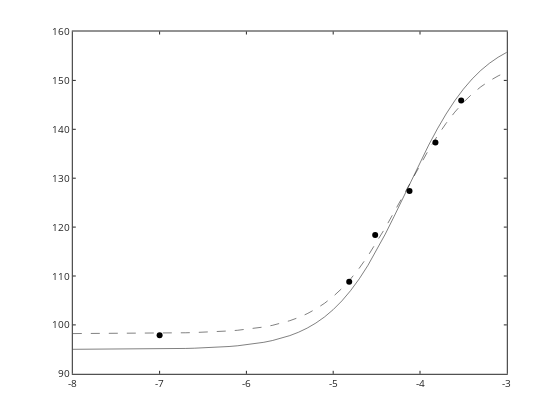

Source (notebook cell):
### Code cell
% process the data
pH=mean(originalsamplemVnpH(:,1))
mVAoriginal=(originalsamplemVnpH(:,2));
addedCuvol=data(:,1)'*1e-6;
pHcalib=data(:,3);

mVA=data(:,2)'; Emeas=mVA; CuTmeas=1e-7; CuT=CuTmeas;
CuTplus=(CuTmeas*(VT)+addedCuvol*stockCuconc)./(VT+addedCuvol);

%chlorocorrecxtion
%BF1=2.49; BF2=1.14; BF3=0.9; ClT=4.9904e-4; %from Inorg. Chem. 1983. 22. 3323-3326.
%CuTplus=CuTplus./(1+BF1*ClT+BF2*ClT^2+BF3*ClT^3);

%determine free Cu for the sample using the method of Tait et al.
m1=59.2/2; Eacid=Emeas(1); Eorig=mean(mVAoriginal); %m=param(1); 
Eo1=Eacid-(m1)*log10(CuT);
logCuonept=(Eorig-Eo1)/m1
%determine free Cu for the sample using the method of Tait et al. but use measured slope
param1=polyfit(log10(CuTplus(2:end)),Emeas(2:end),1); m2=param1(1);
Eacid=Emeas(1); Eorig=mean(mVAoriginal); 
Eo2=Eacid-(m2)*log10(CuT);
logCuoneptmeasuredslope=(Eorig-Eo2)/m2
%determine free Cu using all the calibration points
param2=polyfit(log10(CuTplus(1:end)),Emeas(1:end),1);
logCufullcalib=(mean(mVAoriginal)-param2(2))/param2(1)
%determine free Cu using high Cu additions (linear part)
param3=polyfit(log10(CuTplus(2:end)),Emeas(2:end),1);
logCulinearcalib=(mean(mVAoriginal)-param3(2))/param3(1)
%determine free Cu using two lowest points.  variable slope method like Marcinek et al.
param4=polyfit(log10(CuTplus(1:2)),Emeas(1:2),1);
logCulowslopecalib=(mean(mVAoriginal)-param4(2))/param4(1)

%use logisticmodel
logisticfunction = @(p,logx) (p(1)+(p(2)-p(1))./(1+10.^(p(3)-logx)*p(4)));
errfunction=@(p,logx,Emeas) (log10(sum((Emeas-logisticfunction(p,logx)).^2)));
ptst=[95 160 -4 0.7];
logx=-8:0.1:-3; model=logisticfunction(ptst,logx);
err=errfunction(ptst,log10(CuTplus),Emeas)
plot(log10(CuTplus),Emeas,'ko')
hold on
plot(logx,model,'k-')
% now best fit
options = optimset('Display','off','TolFun',1e-4,'TolX',1e-4);
pbest=fminsearch(@(p) errfunction(p,log10(CuTplus),Emeas),ptst,options)
model=logisticfunction(pbest,logx);
plot(logx,model,'k--')

### Figure 1 — Plotly figure (JSON) as saved in the notebook; plotly's stock layout.template omitted (floating-point values rounded to 4 significant figures)
{"data": [{"line": {"color": "rgb(0, 0, 0)", "width": 0.5}, "marker": {"color": "rgb(0, 0, 0)", "line": {"color": "rgb(0, 0, 0)"}, "size": 6, "symbol": "circle"}, "mode": "markers", "name": "", "showlegend": false, "type": "scatter", "visibility": true, "x": [-7, -4.816, -4.516, -4.121, -3.822, -3.525], "xaxis": "x", "y": [97.9, 108.8, 118.4, 127.4, 137.3, 145.9], "yaxis": "y"}, {"line": {"color": "rgb(0, 0, 0)", "dash": "solid", "width": 0.5}, "marker": {"color": "rgb(0, 0, 0)", "line": {"color": "rgb(0, 0, 0)"}, "size": 6, "symbol": "none"}, "mode": "lines", "name": "", "showlegend": false, "type": "scatter", "visibility": true, "x": [-8, -7.9, -7.8, -7.7, -7.6, -7.5, -7.4, -7.3, -7.2, -7.1, -7, -6.9, -6.8, -6.7, -6.6, -6.5, -6.4, -6.3, -6.2, -6.1, -6, -5.9, -5.8, -5.7, -5.6, -5.5, -5.4, -5.3, -5.2, -5.1, -5, -4.9, -4.8, -4.7, -4.6, -4.5, -4.4, -4.3, -4.2, -4.1, -4, -3.9, -3.8, -3.7, -3.6, -3.5, -3.4, -3.3, -3.2, -3.1, -3], "xaxis": "x", "y": [95.01, 95.01, 95.01, 95.02, 95.02, 95.03, 95.04, 95.05, 95.06, 95.07, 95.09, 95.12, 95.15, 95.18, 95.23, 95.29, 95.37, 95.46, 95.58, 95.73, 95.92, 96.15, 96.44, 96.8, 97.25, 97.81, 98.5, 99.34, 100.4, 101.6, 103.1, 104.9, 107.0, 109.4, 112.2, 115.2, 118.6, 122.1, 125.8, 129.6, 133.2, 136.8, 140.1, 143.1, 145.8, 148.2, 150.3, 152.0, 153.5, 154.7, 155.7], "yaxis": "y"}, {"line": {"color": "rgb(0, 0, 0)", "dash": "dash", "width": 0.5}, "marker": {"color": "rgb(0, 0, 0)", "line": {"color": "rgb(0, 0, 0)"}, "size": 6, "symbol": "none"}, "mode": "lines", "name": "", "showlegend": false, "type": "scatter", "visibility": true, "x": [-8, -7.9, -7.8, -7.7, -7.6, -7.5, -7.4, -7.3, -7.2, -7.1, -7, -6.9, -6.8, -6.7, -6.6, -6.5, -6.4, -6.3, -6.2, -6.1, -6, -5.9, -5.8, -5.7, -5.6, -5.5, -5.4, -5.3, -5.2, -5.1, -5, -4.9, -4.8, -4.7, -4.6, -4.5, -4.4, -4.3, -4.2, -4.1, -4, -3.9, -3.8, -3.7, -3.6, -3.5, -3.4, -3.3, -3.2, -3.1, -3], "xaxis": "x", "y": [98.23, 98.23, 98.23, 98.23, 98.24, 98.24, 98.25, 98.26, 98.27, 98.29, 98.3, 98.33, 98.36, 98.39, 98.44, 98.49, 98.56, 98.65, 98.76, 98.9, 99.08, 99.3, 99.57, 99.91, 100.3, 100.9, 101.5, 102.3, 103.3, 104.4, 105.8, 107.5, 109.4, 111.6, 114.1, 116.9, 119.9, 123.0, 126.3, 129.6, 132.8, 135.8, 138.6, 141.2, 143.5, 145.5, 147.2, 148.7, 149.9, 150.9, 151.7], "yaxis": "y"}], "layout": {"height": 420, "hovermode": "closest", "margin": {"b": 0, "l": 0, "r": 0, "t": 0}, "plot_bgcolor": "rgba(0, 0, 0, 0)", "showlegend": false, "width": 560, "xaxis": {"anchor": "y", "autorange": false, "domain": [0.13, 0.905], "exponentformat": "none", "gridcolor": "rgba(38,38,38,0.15)", "gridwidth": 1, "linecolor": "rgb(38,38,38)", "linewidth": 1, "mirror": "ticks", "range": [-8, -3], "showgrid": false, "showline": true, "side": "bottom", "spikedash": "solid", "spikemode": "across", "spikesides": false, "spikethickness": 1, "tickangle": 0, "tickcolor": "rgb(38,38,38)", "tickfont": {"color": "rgb(38,38,38)", "size": 10}, "ticklen": 3, "ticks": "inside", "ticktext": ["-8", "-7", "-6", "-5", "-4", "-3"], "tickvals": [-8, -7, -6, -5, -4, -3], "title": {"font": {"color": "rgb(0, 0, 0)", "size": 11}, "text": ""}, "type": "linear", "visible": true, "zeroline": false}, "yaxis": {"anchor": "x", "autorange": false, "domain": [0.11, 0.925], "exponentformat": "none", "gridcolor": "rgba(38,38,38,0.15)", "gridwidth": 1, "linecolor": "rgb(38,38,38)", "linewidth": 1, "mirror": "ticks", "range": [90, 160], "showgrid": false, "showline": true, "side": "left", "spikedash": "solid", "spikemode": "across", "spikesides": false, "spikethickness": 1, "tickangle": 0, "tickcolor": "rgb(38,38,38)", "tickfont": {"color": "rgb(38,38,38)", "size": 10}, "ticklen": 3, "ticks": "inside", "ticktext": ["90", "100", "110", "120", "130", "140", "150", "160"], "tickvals": [90, 100, 110, 120, 130, 140, 150, 160], "title": {"font": {"color": "rgb(0, 0, 0)", "size": 11}, "text": ""}, "type": "linear", "visible": true, "zeroline": false}}}
